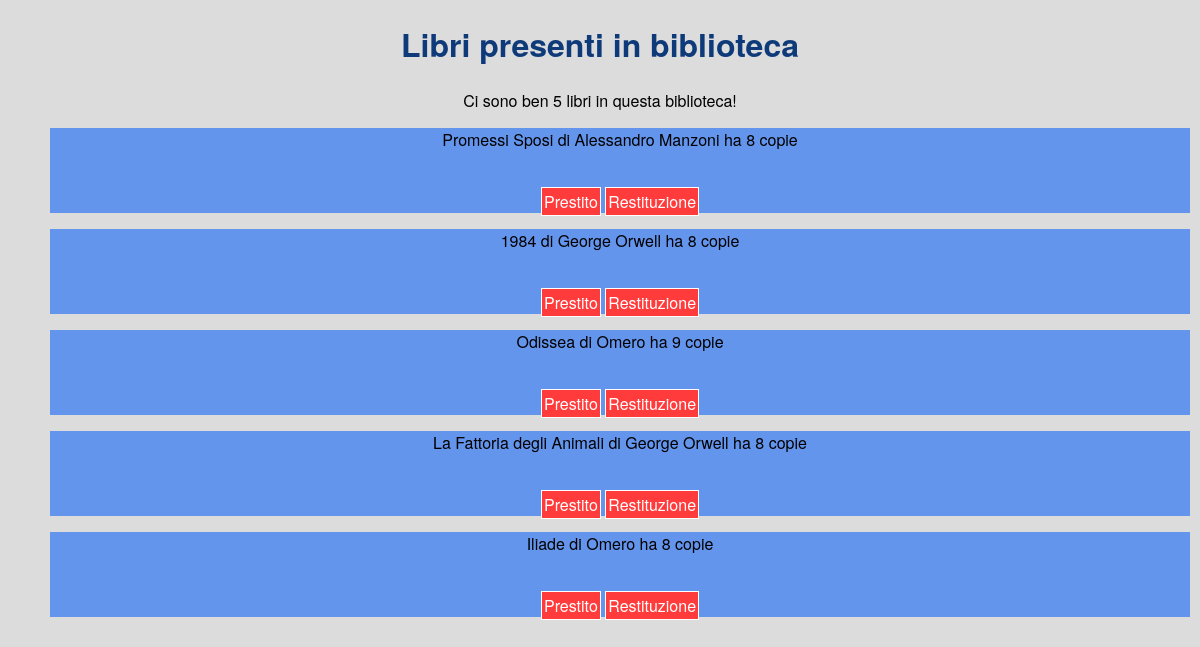
Screenshot of /gestione/listalibri/ with the database file from the repository.
### gestione/models.py (models this page shows)
class Libro(models.Model):
    titolo = models.CharField(max_length=200)
    autore = models.CharField(max_length=50)
    pagine = models.IntegerField(default=100)
    def __str__(self):
        out = f"{self.titolo} di {self.autore} ha {str(self.copie.all().count())} copie"
        return out
    class Meta:
        verbose_name_plural = "Libri"

### gestione/views.py (the view)
# urls.py: path('listalibri/', lista_libri, name='listalibri'),
def lista_libri(request):
    temp = 'gestione/listalibri.html'
    ctx = {
        "title": "Libri presenti in biblioteca",
        "listalibri": Libro.objects.all(),
    }
    return render(request, temp, ctx)

### gestione/templates/gestione/listalibri.html (shortened to what this page needs)
{% extends "base.html" %}
{% block content %}
    <center>
    <h1>{{title}}</h1>
    {% if listalibri.count > 0 %}
        <p> Ci sono ben {{listalibri.count}} libri in questa biblioteca! </p>
        <ul>
        {% for l in listalibri %}
            <li>
                <p>{{ l }}</p>
                <br>
                <a href="{% url 'gestione:prestito' titolo=l.titolo autore=l.autore %}">Prestito</a>
                <a href="{% url 'gestione:restituzione_lista' titolo=l.titolo autore=l.autore %}">Restituzione</a>
            </li>
        {% endfor %}
        </ul>
    {% else %}
        <p>Non ci sono libri!</p>
    {% endif %}
    </center>
{% endblock %}

### templates/base.html (style rules this page uses)
* { font-family: "Helvetica Neue", sans-serif }
body { background-color: #dcdcdc; }
h1 { color: #0f3a7a; }
li { margin: 2px; background-color: cornflowerblue; list-style-type: none }
a { border: 1px solid white; background-color: #ff3b3b; color: white; text-decoration: none; padding: 2px; }

### rows the page displays
Libro: titolo+autore+id "Promessi Sposi di Alessandro Manzoni ha 8 copie"
Libro: titolo+autore+id "1984 di George Orwell ha 8 copie"
Libro: titolo+autore+id "Odissea di Omero ha 9 copie"
Libro: titolo+autore+id "La Fattoria degli Animali di George Orwell ha 8 copie"
Libro: titolo+autore+id "Iliade di Omero ha 8 copie"

### other values shown
{{ title }} "Libri presenti in biblioteca"
{{ listalibri.count }} "5"
